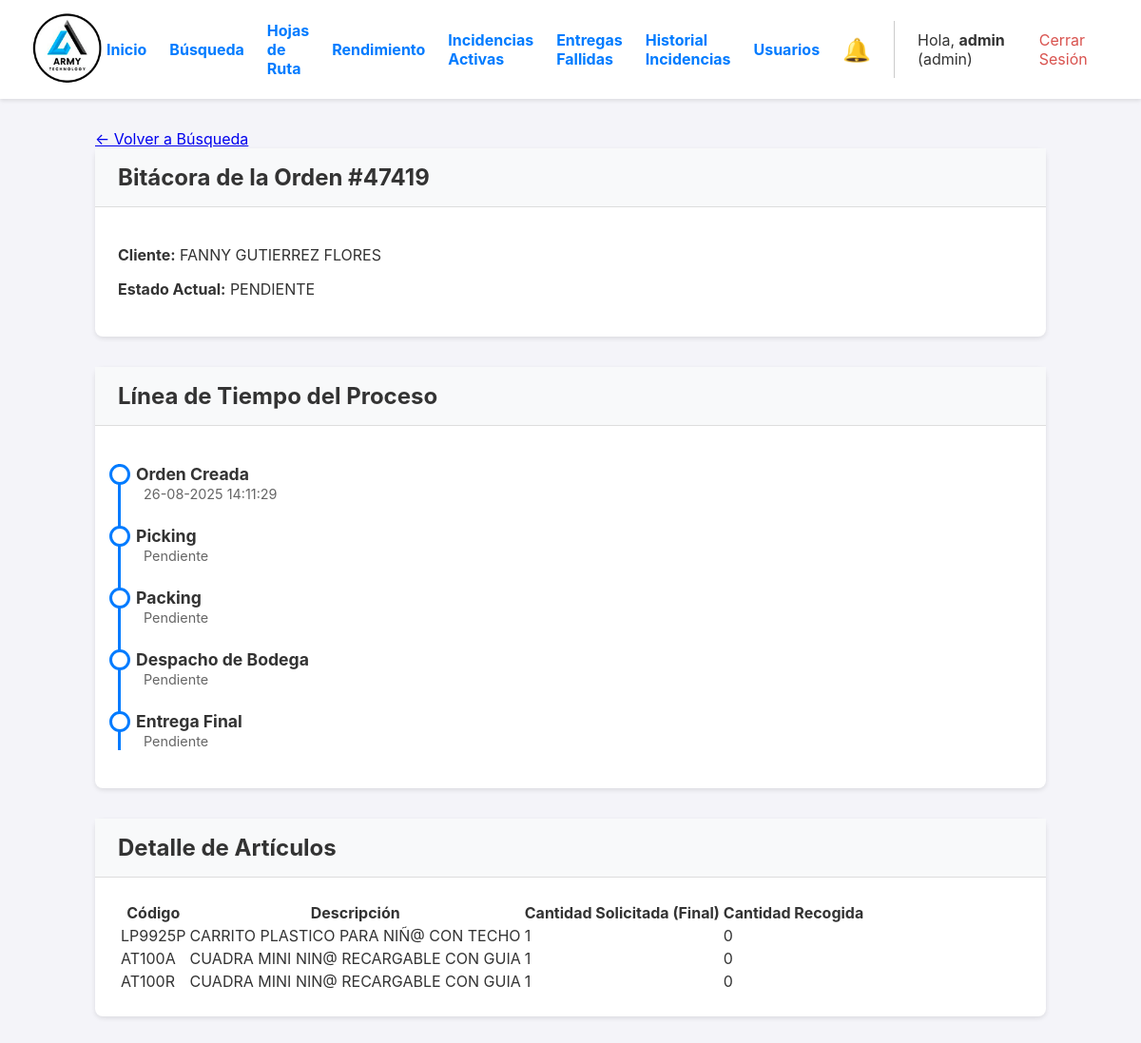
Page /orden/1/bitacora (signed in) on the earlier database version.
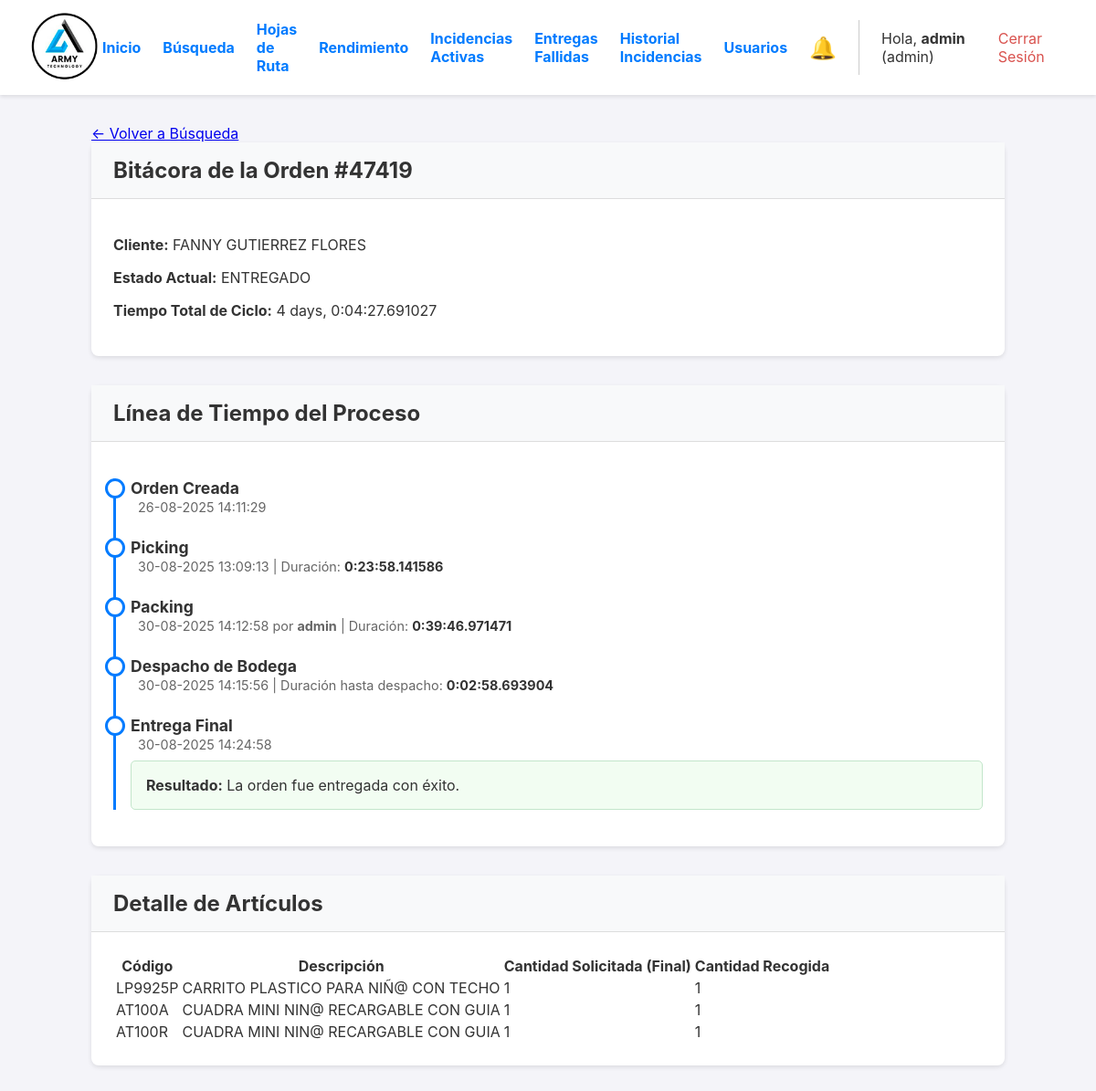
Same page on the later database version.
### app.py (models this page shows, shortened)
class Orden(db.Model):
    id = db.Column(db.Integer, primary_key=True)
    numero_pedido = db.Column(db.String(50), unique=True, nullable=False)
    cliente_nombre = db.Column(db.String(200), nullable=False)
    cliente_direccion = db.Column(db.String(300), nullable=True)
    estado = db.Column(db.String(30), nullable=False, default='PENDIENTE')
    fecha_creacion = db.Column(db.DateTime, nullable=False, default=datetime.datetime.utcnow)
    lote_id = db.Column(db.Integer, db.ForeignKey('lote_picking.id'), nullable=True)
    items = db.relationship('ItemOrden', backref='orden', lazy=True, cascade="all, delete-orphan")
    fecha_inicio_picking = db.Column(db.DateTime, nullable=True)
    fecha_fin_picking = db.Column(db.DateTime, nullable=True)
    fecha_fin_packing = db.Column(db.DateTime, nullable=True)
    fecha_despacho = db.Column(db.DateTime, nullable=True)
    packer_id = db.Column(db.Integer, db.ForeignKey('user.id', ondelete='SET NULL'), nullable=True)
    packer = db.relationship('User', foreign_keys=[packer_id])
    devolucion_confirmada = db.Column(db.Boolean, default=False, nullable=False)
    bultos = db.relationship('Bulto', backref='orden', cascade="all, delete-orphan")
    hoja_de_ruta_id = db.Column(db.Integer, db.ForeignKey('hoja_de_ruta.id'), nullable=True)
    destino_id = db.Column(db.Integer, db.ForeignKey('destino.id'), nullable=True)
    destino = db.relationship('Destino', backref='ordenes')
    guia_encomienda = db.Column(db.String(100), nullable=True)
    nota_entrega = db.Column(db.Text, nullable=True)

class ItemOrden(db.Model):
    id = db.Column(db.Integer, primary_key=True)
    orden_id = db.Column(db.Integer, db.ForeignKey('orden.id'), nullable=False)
    codigo_articulo = db.Column(db.String(100), nullable=False)
    descripcion_articulo = db.Column(db.String(300), nullable=False)
    cantidad_solicitada = db.Column(db.Integer, nullable=False)
    cantidad_recogida = db.Column(db.Integer, nullable=False, default=0)
    cantidad_empacada = db.Column(db.Integer, nullable=False, default=0)
    tiene_incidencia = db.Column(db.Boolean, default=False, nullable=False)
    tipo_incidencia = db.Column(db.String(50), nullable=True)
    nota_incidencia = db.Column(db.Text, nullable=True)

class User(UserMixin, db.Model):
    id = db.Column(db.Integer, primary_key=True)
    username = db.Column(db.String(80), unique=True, nullable=False)
    password_hash = db.Column(db.String(256), nullable=False)
    role = db.Column(db.String(20), nullable=False, default='operario')

class HojaDeRuta(db.Model):
    __tablename__ = 'hoja_de_ruta'
    id = db.Column(db.Integer, primary_key=True)
    fecha_creacion = db.Column(db.DateTime, default=datetime.datetime.utcnow)
    estado = db.Column(db.String(20), nullable=False, default='EN_PREPARACION')
    gastos_asignados = db.Column(db.Float, nullable=False, default=0.0)
    ordenes = db.relationship('Orden', backref='hoja_de_ruta', lazy='dynamic')
    transacciones = db.relationship('Transaccion', backref='hoja_de_ruta', lazy='dynamic', cascade="all, delete-orphan")
    gastos_viaje = db.relationship('GastoViaje', backref='hoja_de_ruta', lazy='dynamic', cascade="all, delete-orphan")
    fecha_finalizacion = db.Column(db.DateTime, nullable=True)
    tipo_entrega = db.Column(db.String(20), nullable=False, default='INTERNA') # Valores: 'INTERNA', 'EXTERNA'
    conductor_id = db.Column(db.Integer, db.ForeignKey('user.id'), nullable=True) # Ahora es opcional
    conductor = db.relationship('User', backref='hojas_de_ruta')
    nombre_transportista = db.Column(db.String(100), nullable=True) # Ej: "Guatex", "Cargo Expreso"
    nombre_receptor = db.Column(db.String(100), nullable=True)     # Nombre de la persona que recibe
    id_receptor = db.Column(db.String(50), nullable=True)          # DPI, Cédula, etc.

### app.py (the view)
@app.route('/orden/<int:orden_id>/bitacora')
@login_required
@logistica_required # Cambiado a logistica_required para que operarios también puedan verla
def bitacora_orden(orden_id):
    options_list = [
        joinedload(Orden.lote).joinedload(LotePicking.operario),
        joinedload(Orden.packer),
        subqueryload(Orden.items).joinedload(ItemOrden.historial_incidencias),
        joinedload(Orden.hoja_de_ruta).joinedload(HojaDeRuta.conductor) # <-- NUEVA LÍNEA
    ]
    orden = db.session.get(Orden, orden_id, options=options_list)
    if not orden:
        flash('Orden no encontrada.', 'error')
        return redirect(url_for('reportes_y_busqueda'))
    duraciones = {}
    if orden.fecha_inicio_picking and orden.fecha_fin_picking:
        duraciones['picking'] = orden.fecha_fin_picking - orden.fecha_inicio_picking
    if orden.fecha_fin_picking and orden.fecha_fin_packing:
        duraciones['packing'] = orden.fecha_fin_packing - orden.fecha_fin_picking
    if orden.fecha_fin_packing and orden.fecha_despacho:
        duraciones['despacho'] = orden.fecha_despacho - orden.fecha_fin_packing
    if orden.fecha_creacion and orden.fecha_despacho:
        duraciones['total'] = orden.fecha_despacho - orden.fecha_creacion
    return render_template('bitacora_orden.html', orden=orden, duraciones=duraciones)

### app.py (called while the page is built)
def logistica_required(f):
    @wraps(f)
    def decorated_function(*args, **kwargs):
        if not current_user.is_authenticated or current_user.role not in ['admin', 'operario']:
            flash('Se requiere rol de Administrador o de Operario para acceder a esta página.', 'error')
            return redirect(url_for('dashboard')) # O a donde prefieras
        return f(*args, **kwargs)
    return decorated_function

@login_manager.user_loader
def load_user(user_id):
    return db.session.get(User, int(user_id))

@app.template_filter('localtime')
def to_localtime_filter(utc_datetime):
    if not utc_datetime: return ""
    local_tz = pytz.timezone('America/Costa_Rica')
    local_dt = utc_datetime.replace(tzinfo=pytz.utc).astimezone(local_tz)
    return local_dt.strftime('%d-%m-%Y %H:%M:%S')

### templates/bitacora_orden.html (shortened to what the changed rows need)
{% extends "layout.html" %}
{% block content %}
<div class="bitacora-container">
    <div class="card">
        <div class="card-header">
            <h2>Bitácora de la Orden #{{ orden.numero_pedido }}</h2>
        </div>
        <div class="card-body">
            <p><strong>Cliente:</strong> {{ orden.cliente_nombre }}</p>
            <p><strong>Estado Actual:</strong> <span class="estado estado-{{ orden.estado }}">{{ orden.estado.replace('_', ' ') }}</span></p>
            {% if duraciones.total %}
            <p><strong>Tiempo Total de Ciclo:</strong> <span class="duracion">{{ duraciones.total }}</span></p>
            {% endif %}
        </div>
    </div>
    <div class="card">
        <div class="card-header"><h2>Línea de Tiempo del Proceso</h2></div>
        <div class="card-body">
            <ul class="timeline">
                <li class="timeline-item">
                    <div class="timeline-title">Orden Creada</div>
                    <span class="timeline-meta">{{ orden.fecha_creacion | localtime }}</span>
                </li>
                <li class="timeline-item">
                    <div class="timeline-title">Picking</div>
                    <span class="timeline-meta">
                        {{ orden.fecha_inicio_picking | localtime if orden.fecha_inicio_picking else 'Pendiente' }}
                        {% if duraciones.picking %} | Duración: <span class="duracion">{{ duraciones.picking }}</span>{% endif %}
                    </span>
                </li>
                <li class="timeline-item">
                    <div class="timeline-title">Packing</div>
                    <span class="timeline-meta">
                        {{ orden.fecha_fin_packing | localtime if orden.fecha_fin_packing else 'Pendiente' }}
                        {% if orden.packer %} por <strong>{{ orden.packer.username }}</strong>{% endif %}
                        {% if duraciones.packing %} | Duración: <span class="duracion">{{ duraciones.packing }}</span>{% endif %}
                    </span>
                </li>
                <li class="timeline-item">
                    <div class="timeline-title">Despacho de Bodega</div>
                     <span class="timeline-meta">
                        {{ orden.fecha_despacho | localtime if orden.fecha_despacho else 'Pendiente' }}
                        {% if duraciones.despacho %} | Duración hasta despacho: <span class="duracion">{{ duraciones.despacho }}</span>{% endif %}
                    </span>
                </li>
                <li class="timeline-item" style="padding-bottom:0;">
                    <div class="timeline-title">Entrega Final</div>
                    <span class="timeline-meta">
                        {% if orden.hoja_de_ruta and orden.hoja_de_ruta.fecha_finalizacion %}
                            {{ orden.hoja_de_ruta.fecha_finalizacion | localtime }}
                        {% elif orden.estado in ['DESPACHADO', 'ENTREGADO', 'ENTREGA_FALLIDA', 'INCIDENCIA_ENTREGA'] %}
                            En proceso...
                        {% else %}
                            Pendiente
                        {% endif %}
                    </span>
                    {% if orden.estado == 'ENTREGADO' %}
                        <div class="status-log status-log-success">
                            <strong>Resultado:</strong> La orden fue entregada con éxito.
                        </div>
                    {% elif orden.estado in ['ENTREGA_FALLIDA', 'INCIDENCIA_ENTREGA'] %}
                        <div class="status-log status-log-failure">
                            <strong>Resultado:</strong> Hubo una incidencia en la entrega. <br>
                            <strong>Nota del conductor:</strong> <em>"{{ orden.nota_entrega }}"</em>
                        </div>
                    {% elif orden.estado == 'CANCELADA' %}
                         <div class="status-log status-log-failure">
                            <strong>Resultado:</strong> La orden fue cancelada.
                        </div>
                    {% endif %}
                </li>
            </ul>
        </div>
    </div>
    <div class="card">
        <div class="card-header"><h2>Detalle de Artículos</h2></div>
        <div class="card-body">
            <table class="kpi-table">
                <thead>
                    <tr>
                        <th>Código</th>
                        <th>Descripción</th>
                        <th>Cantidad Solicitada (Final)</th>
                        <th>Cantidad Recogida</th>
                    </tr>
                </thead>
                <tbody>
                    {% for item in orden.items %}
                    <tr>
                        <td>{{ item.codigo_articulo }}</td>
                        <td>{{ item.descripcion_articulo }}</td>
                        <td>{{ item.cantidad_solicitada }}</td>
                        <td>{{ item.cantidad_recogida }}</td>
                    </tr>
                    {% endfor %}
                </tbody>
            </table>
        </div>
    </div>
</div>
{% endblock %}

### templates/layout.html (shortened to what this page needs)
<!DOCTYPE html>
<html lang="es">
<head>
</head>
<body>
    <header>
        <div class="logo">
            <a href="{{ url_for('dashboard') }}">
                <img src="{{ url_for('static', filename='img/logo.png') }}" alt="Logo de la Empresa">
            </a>
        </div>
        <nav class="nav">
             {% if current_user.is_authenticated %}
                {% if current_user.role == 'admin' %}
                    <div class="nav-admin-links">
                        <a href="{{ url_for('dashboard') }}">Inicio</a>
                        <a href="{{ url_for('reportes_y_busqueda') }}">Búsqueda</a>
                        <a href="{{ url_for('gestionar_rutas') }}">Hojas de Ruta</a>
                        <a href="{{ url_for('reporte_operarios') }}">Rendimiento</a>
                        <a href="{{ url_for('gestionar_incidencias') }}">Incidencias Activas</a>
                        <a href="{{ url_for('gestionar_entregas_fallidas') }}">Entregas Fallidas</a>
                        <a href="{{ url_for('historial_incidencias') }}">Historial Incidencias</a>
                        <a href="{{ url_for('gestionar_usuarios') }}">Usuarios</a>
                        <a href="{{ url_for('gestionar_incidencias') }}" id="nav-incidencias-link" style="position: relative; text-decoration:none;" title="Ver incidencias pendientes">
                            <span style="font-size: 1.5rem;">🔔</span>
                        </a>
                    </div>
                {% endif %}
                <div class="user-info">
                    <span>Hola, <strong>{{ current_user.username }}</strong> ({{ current_user.role }})</span>
                    <a href="{{ url_for('logout') }}" style="color: #d9534f;">Cerrar Sesión</a>
                </div>
             {% endif %}
        </nav>
    </header>
    <main>
        {% block content %}{% endblock %}
    </main>
</body>
</html>

Differences in the rows shown:
shown differently, row unchanged: User "admin": packer.username (not shown) → "admin"
changed Orden "FANNY GUTIERREZ FLORES": estado.replace "PENDIENTE" → "ENTREGADO"; fecha_inicio_picking "Pendiente" → "30-08-2025 13:09:13"; fecha_fin_packing "Pendiente" → "30-08-2025 14:12:58"; fecha_despacho "Pendiente" → "30-08-2025 14:15:56"; estado "PENDIENTE" → "ENTREGADO" (drawn)
added HojaDeRuta: hoja_de_ruta.fecha_finalizacion "30-08-2025 14:24:58"
changed ItemOrden "LP9925P": cantidad_recogida "0" → "1"
changed ItemOrden "AT100A": cantidad_recogida "0" → "1"
changed ItemOrden "AT100R": cantidad_recogida "0" → "1"
Other differences:
{{ duraciones.total }}: (not shown) → "4 days, 0:04:27.691027"
{{ duraciones.picking }}: (not shown) → "0:23:58.141586"
{{ duraciones.packing }}: (not shown) → "0:39:46.971471"
{{ duraciones.despacho }}: (not shown) → "0:02:58.693904"
text no longer shown: "Pendiente"
text now shown: "Tiempo Total de Ciclo: | Duración: por | Duración: | Duración hasta despacho: Resultado: La orden fue entregada con éxito."
